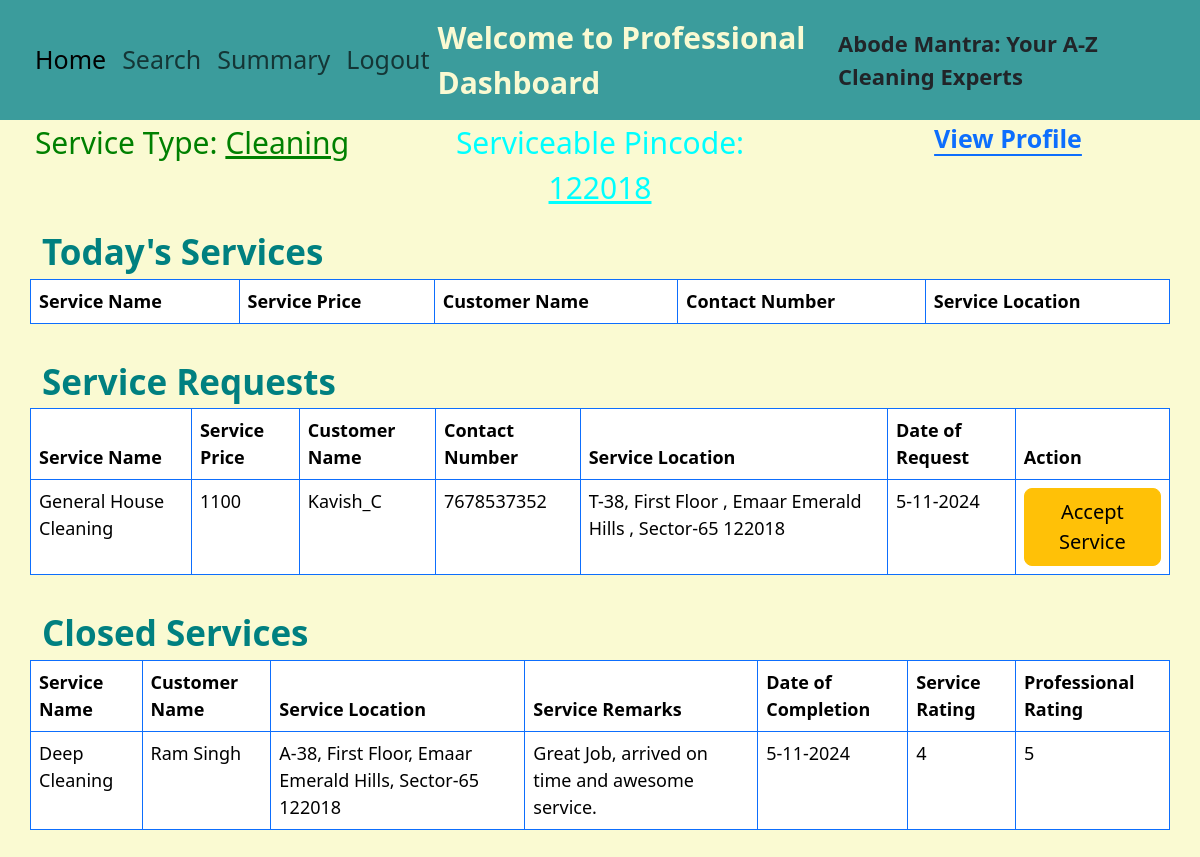
The app's page /pro/home/1 with its own data.
### application/models.py (models this page shows)
class Professional(db.Model):
    __tablename__="professional"
    pro_id=db.Column(db.Integer, primary_key=True, autoincrement=True)
    pro_name=db.Column(db.String(), nullable=False)
    pro_contact_no=db.Column(db.Integer)
    pro_email=db.Column(db.String(), nullable=False, unique=True)
    pro_password=db.Column(db.String(), nullable=False)
    pro_service_type=db.Column(db.String(), nullable=False)
    pro_exp=db.Column(db.Integer, nullable=False)
    pro_pincode=db.Column(db.Integer, nullable=False)
    pro_status=db.Column(db.String())
    serv_req_pro=db.Relationship('ServiceRequest',backref='srp')

class Service(db.Model):
    __tablename__="service"
    service_id=db.Column(db.Integer, primary_key=True, autoincrement=True)
    service_type=db.Column(db.String(), nullable=False)
    service_name=db.Column(db.String(), nullable=False, unique=True)
    service_price=db.Column(db.Integer, nullable=False)
    service_duration=db.Column(db.Integer, nullable=False)
    service_desc=db.Column(db.String())
    service_req=db.Relationship('ServiceRequest',backref='sr',cascade='delete')

class Customer(db.Model):
    __tablename__="customer"
    customer_id=db.Column(db.Integer, primary_key=True, autoincrement=True)
    customer_name=db.Column(db.String(), nullable=False)
    customer_contact_no=db.Column(db.Integer, nullable=False)
    customer_email=db.Column(db.String(), nullable=False, unique=True)
    customer_password=db.Column(db.String(),nullable=False)
    customer_address=db.Column(db.String(),nullable=False)
    customer_pincode=db.Column(db.Integer,nullable=False)
    customer_status=db.Column(db.String())
    customer_req=db.Relationship('ServiceRequest',backref='cr')

class ServiceRequest(db.Model):
    __tablename__="servicerequest"
    sr_id=db.Column(db.Integer, primary_key=True, autoincrement=True)
    service_id=db.Column(db.Integer, db.ForeignKey('service.service_id'))
    customer_id=db.Column(db.Integer, db.ForeignKey('customer.customer_id'))
    pro_id=db.Column(db.Integer, db.ForeignKey('professional.pro_id'))
    date_of_req=db.Column(db.String(), nullable=False)
    date_of_comp=db.Column(db.String())
    service_status=db.Column(db.String(), nullable=False)
    service_remarks=db.Column(db.String())
    service_rating=db.Column(db.Integer)
    pro_rating=db.Column(db.Integer)

### application/controllers.py (the view)
@app.route('/pro/home/<int:pro_id>',methods=["GET"])
def pro_home(pro_id):
    if request.method=='GET':
        p_data=Professional.query.filter(Professional.pro_id==pro_id).first()
        serv_type=p_data.pro_service_type
        pro_stat=p_data.pro_status
        s1=ServiceRequest.query.filter(ServiceRequest.service_status=="Requested").all()
        s2=ServiceRequest.query.filter(ServiceRequest.service_status=="Closed").all()
        s3=ServiceRequest.query.filter(ServiceRequest.service_status=="Accepted").all()
        serv_req_list=[]
        serv_close_list=[]
        serv_acc_list=[]
        for x in s1:
            if x.sr.service_type==serv_type and p_data.pro_pincode==x.cr.customer_pincode and pro_stat=='Active':
                if x.srp is None:
                    serv_req_list.append([x.sr_id,x.sr.service_name,x.sr.service_price,x.cr.customer_name,x.cr.customer_contact_no,x.cr.customer_address,x.cr.customer_pincode,x.date_of_req])
        for y in s2:
            if y.sr.service_type==serv_type and y.srp.pro_id==pro_id:
                serv_close_list.append([y.sr.service_name,y.cr.customer_name,y.cr.customer_address,y.cr.customer_pincode,y.service_remarks,y.date_of_comp,y.service_rating,y.pro_rating])
        for z in s3:
            if z.srp is None:
                serv_acc_list.append(None)
            else:
                if z.sr.service_type==serv_type and z.srp.pro_id==pro_id:
                    serv_acc_list.append([z.sr_id,z.sr.service_name,z.sr.service_price,z.cr.customer_name,z.cr.customer_contact_no,z.cr.customer_address,z.cr.customer_pincode])
        return render_template('home_professional.html',pid=pro_id,pro_data=p_data,serv_reqs=serv_req_list,serv_hist=serv_close_list,serv_acc=serv_acc_list)

### templates/home_professional.html (shortened to what this page needs)
<!DOCTYPE html>
<html lang="en">
<head>
  <link rel="stylesheet" href="/static/bootstrap/css/bootstrap.min.css">
</head>
<body style="background-color:lightgoldenrodyellow">
  <nav class="navbar navbar-expand-lg col-md-12" style="background-color:#3B9C9C; font-size: 25px; padding: 15px;">
    <div class="container-fluid">
      <ul class="navbar-nav">
        <li class="nav-item">
          <a class="nav-link active" href="{{url_for('pro_home',pro_id=pid)}}">Home</a>
        </li>
        {% if pro_data.pro_status=='Active' %}
          <li class="nav-item">
            <a class="nav-link" href="/pro/search/{{pid}}">Search</a>
        {% else %}
          <li class="nav-item">
            <a class="nav-link disabled" aria-disabled="true" href="/pro/search{{pid}}">Search</a>
        {% endif %}
        </li>
        {% if pro_data.pro_status=='Active' %}
        <li class="nav-item">
          <a class="nav-link" href="{{ url_for('pro_summary',pro_id=pid)}}">Summary</a>
        {% else %}
        <li class="nav-item">
          <a class="nav-link disabled" aria-disabled="true" href="{{ url_for('pro_summary',pro_id=pid)}}">Summary</a>
        {% endif %}
        </li>
        <li class="nav-item">
          <a class="nav-link" href="/">Logout</a>
        </li>
      </ul>
      <p class="mb-0" style="color:lightgoldenrodyellow; font-size:30px; font-weight:bold;">Welcome to Professional Dashboard</p>
      <p class="mb-0" style="font-size:22px; font-weight:bold;">Abode Mantra: Your A-Z Cleaning Experts</p>
    </div>
  </nav>
  <div class="row">
    <div class="col-4">
      <p class="mb-0 text-center" style="color:green; font-size:30px;">Service Type: <u>{{pro_data.pro_service_type}}</u></p>
    </div>
    <div class="col-4">
      <p class="mb-0 text-center" style="color:cyan; font-size:30px;">Serviceable Pincode: <u>{{pro_data.pro_pincode}}</u></p>
    </div>
    <div class="col-4">
      {% if pro_data.pro_status=='Active' %}
        <p class="text-center"><a href="/pro/profile/{{pro_data.pro_id}}"
            class="link-priamry link-offset-2 link-underline-opacity-100 link-underline-opacity-100-hover"
            style="font-size:25px; font-weight: bold;">View Profile</a></p>
      {% else %}
        <p class="text-center"><a href="{{url_for('pro_home',pro_id=pid)}}"
          class="link-danger link-offset-2 link-underline-opacity-100 link-underline-opacity-100-hover"
          style="font-size:25px; font-weight: bold;">View Profile</a></p>
      {% endif %}
    </div>
  </div>
  <div class="container">
    <div class="row my-3">
      <p class="mb-0" style="color:teal; font-size:35px; font-weight:bold;">Today's Services</p>
      <table class="table table-hover table-bordered border-primary">
        <thead>
          <th>Service Name</th>
          <th>Service Price</th>
          <th>Customer Name</th>
          <th>Contact Number</th>
          <th>Service Location</th>
        </thead>
      </table>
    </div>
    <div class="row my-3">
      {% if serv_reqs %}
        <p class="mb-0" style="color:teal; font-size:35px; font-weight:bold;">Service Requests</p>
        <table class="table table-hover table-bordered border-primary">
          <thead>
            <th>Service Name</th>
            <th>Service Price</th>
            <th>Customer Name</th>
            <th>Contact Number</th>
            <th>Service Location</th>
            <th>Date of Request</th>
            <th>Action</th>
          </thead>
          {% for y in serv_reqs %}
          <tr>
            <td>{{y[1]}}</td>
            <td>{{y[2]}}</td>
            <td>{{y[3]}}</td>
            <td>{{y[4]}}</td>
            <td>{{y[5]}}
              {{y[6]}}
            </td>
            <td>{{y[7]}}</td>
            <td>
              <div class="btn-group" role="group">
                <a href="/pro/{{pid}}/service/accept/{{y[0]}}"><button type="button" class="btn btn-lg btn-warning">Accept Service</button></a>
              </div>
            </td>
          </tr>
          {% endfor %}
        </table>
      {% else %}
        <p class="display-3 text-center">You have been Blocked by Admin</p>
        <p class="display-5 text-center">Contact Admin at kavish2k@gmail.com</p>
      {% endif %}
    </div>
    <div class="row my-3">
      <p class="mb-0" style="color:teal; font-size:35px; font-weight:bold;">Closed Services</p>
      <table class="table table-hover table-bordered border-primary">
        <thead>
          <th>Service Name</th>
          <th>Customer Name</th>
          <th>Service Location</th>
          <th>Service Remarks</th>
          <th>Date of Completion</th>
          <th>Service Rating</th>
          <th>Professional Rating</th>
        </thead>
        {% for x in serv_hist %}
          <tr>
            <td>{{x[0]}}</td>
            <td>{{x[1]}}</td>
            <td>{{x[2]}} {{x[3]}}</td>
            <td>{{x[4]}}</td>
            <td>{{x[5]}}</td>
            <td>{{x[6]}}</td>
            <td>{{x[7]}}</td>
          </tr>
        {% endfor %}
      </table>
    </div>
  </div>
</body>
</html>

### templates/home_professional.html (style rules this page uses)
table { font-size: 18px; }

### records on screen
Professional: pro_service_type "Cleaning", pro_pincode "122018"
Service: service_name "General House Cleaning", service_price "1100"
Customer: customer_name "Kavish_C", customer_contact_no "7678537352", customer_address "T-38, First Floor , Emaar Emerald Hills , Sector-65", customer_pincode "122018"
ServiceRequest: date_of_req "5-11-2024"
Service: service_name "Deep Cleaning"
Customer: customer_name "Ram Singh", customer_address "A-38, First Floor, Emaar Emerald Hills, Sector-65", customer_pincode "122018"
ServiceRequest: service_remarks "Great Job, arrived on time and awesome service.", date_of_comp "5-11-2024"

### other values on screen
{{ x[6] }} "4"
{{ x[7] }} "5"
